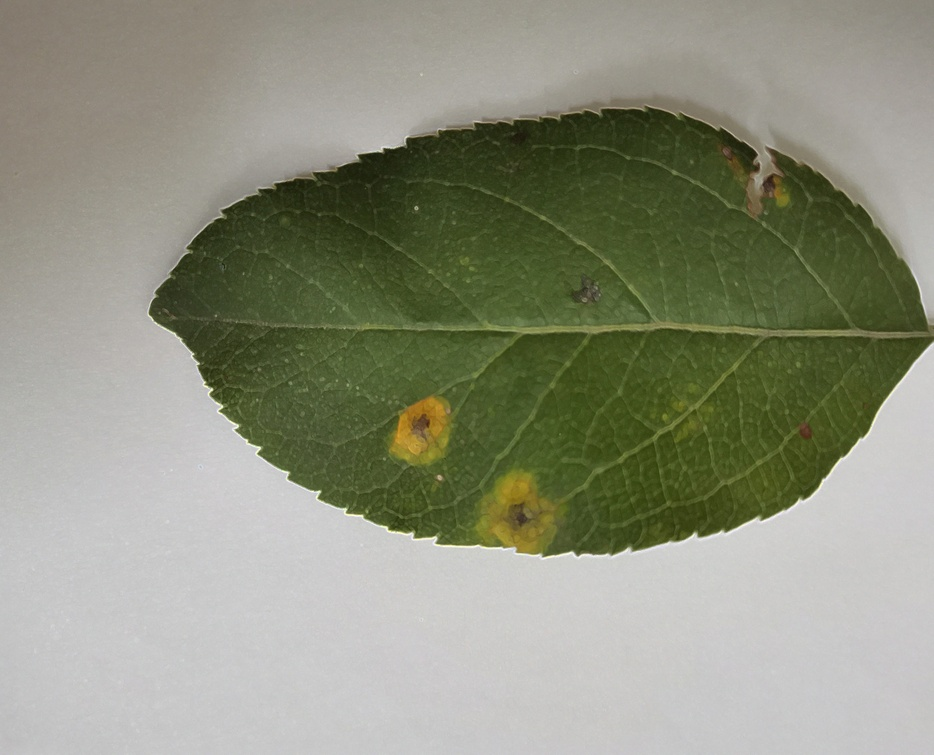
#> input picture sharpening/enhanced_img_sobel.jpg, 934 x 755 px, shrunk from 1899 x 1536 before the run
$ python ThresholdSegmentation.py   (older library calls are emulated)
#> lines starting #> are read from the running program, lines starting #| are printed output that depends on the picture; after the words box and inside, x2 and y2 are one past the last pixel; in counts of white or black regions, pixels touching at a corner belong together
import cv2
import numpy as np
from matplotlib import pyplot as plt
import os
# 创建文件夹
if not os.path.exists('ThresholdSegmentation'):
    os.makedirs('ThresholdSegmentation')
# 读取图像
img = cv2.imread('sharpening/enhanced_img_sobel.jpg')
#> img is the input picture: shape (755, 934, 3); mean B, G, R 126.6, 145.3, 142.7


# [41 lines left out: function THRESH_OTSU, not called in this run]

# THRESH_OTSU()

'''
双阈值法，分割效果不好，完整叶片无法分离
'''
# [46 lines left out: function DoubleThresholdSegmentation, not called in this run]


# DoubleThresholdSegmentation()

'''
多通道阈值分割并叠加，噪点开运算消除解决！效果较好，分离的叶片比较完整
'''
# 转换为HSV空间
hsv = cv2.cvtColor(img, cv2.COLOR_BGR2HSV)
#> hsv: shape (755, 934, 3); mean H, S, V 32.7, 56.4, 146.8
# 分离通道
h, s, v = cv2.split(hsv)
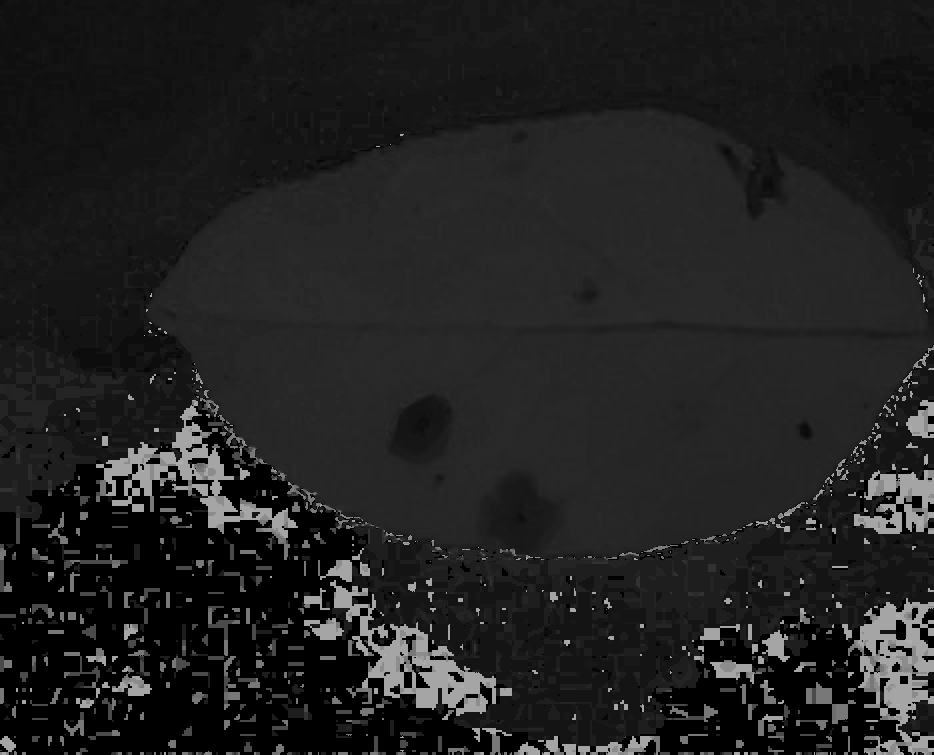
#> h: shape (755, 934); min 0, max 173, mean 32.7
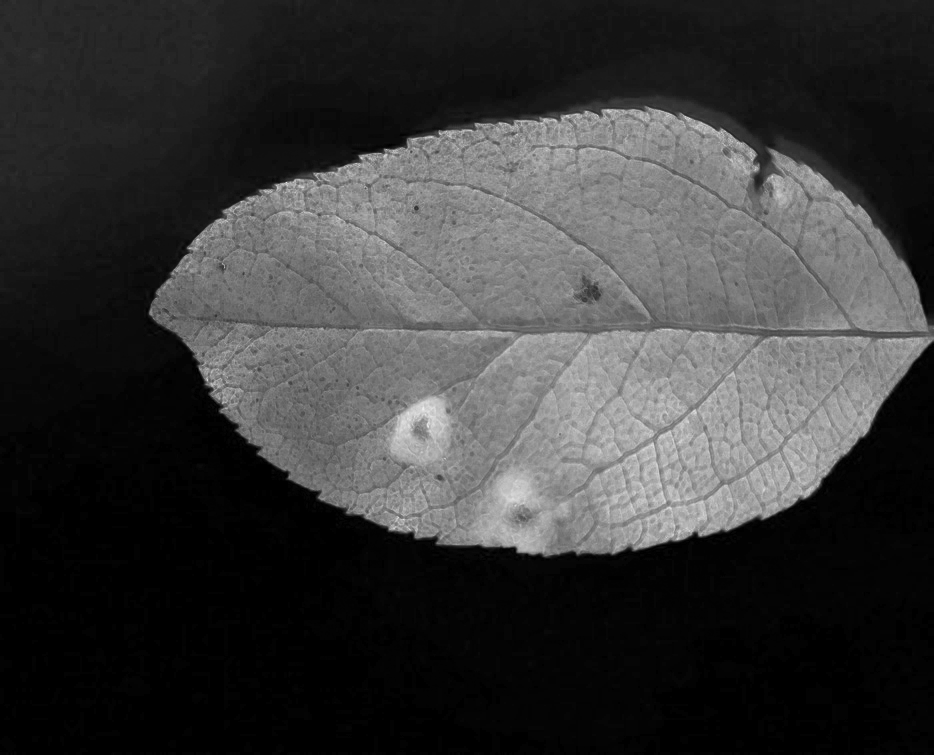
#> s: shape (755, 934); min 0, max 239, mean 56.4
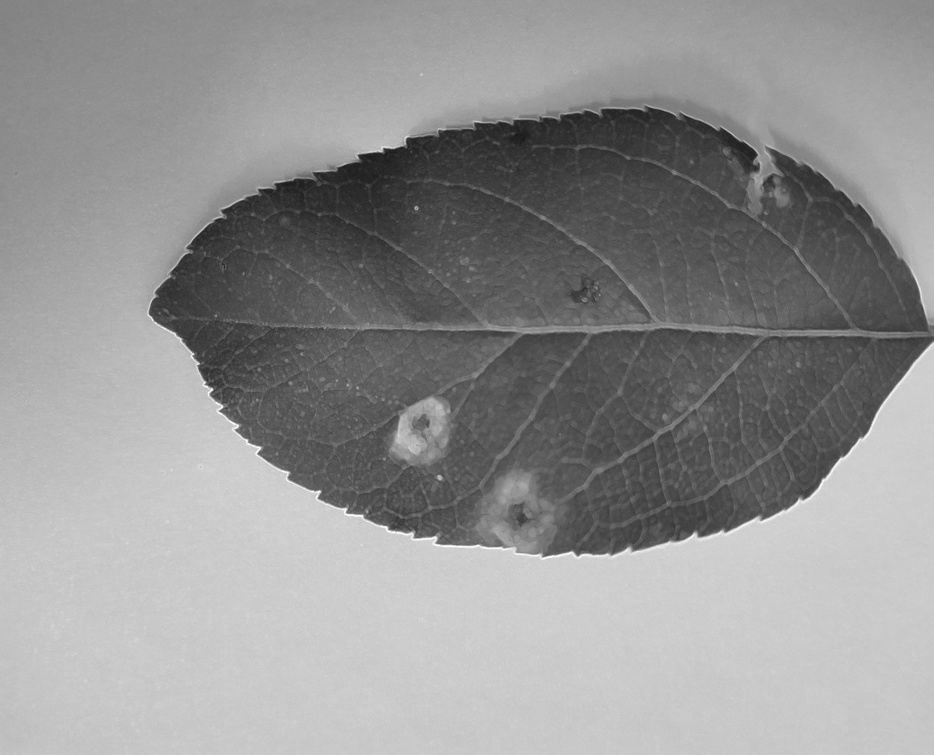
#> v: shape (755, 934); min 24, max 255, mean 146.8
r, g, b = cv2.split(img)
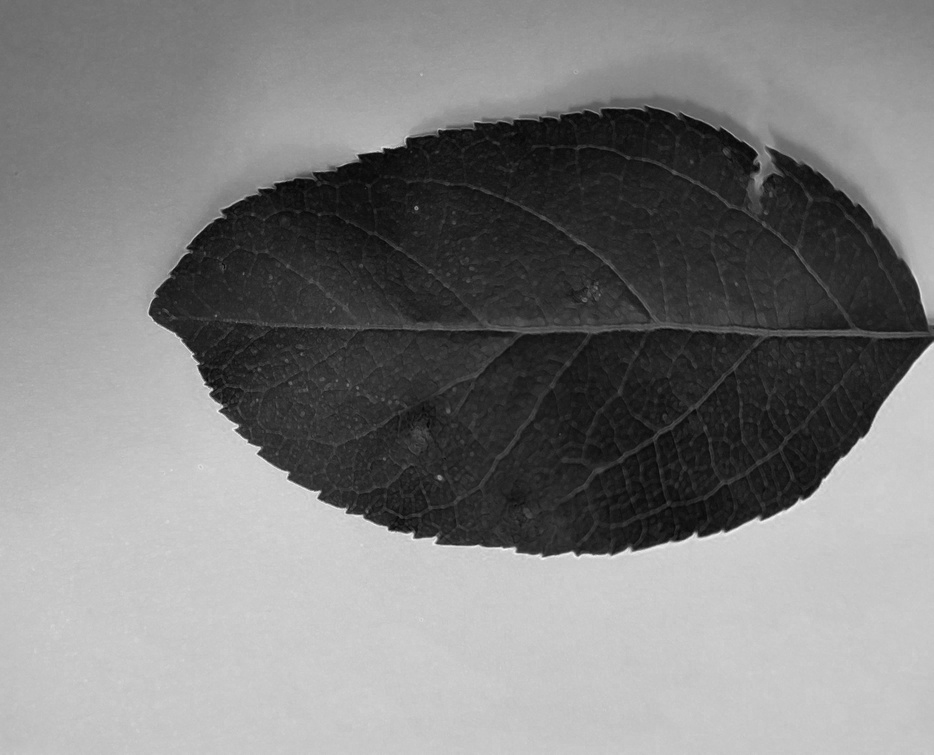
#> r: shape (755, 934); min 3, max 247, mean 126.6
otsu_thresh = cv2.THRESH_OTSU
_, s_th = cv2.threshold(s, 0, 255, otsu_thresh)
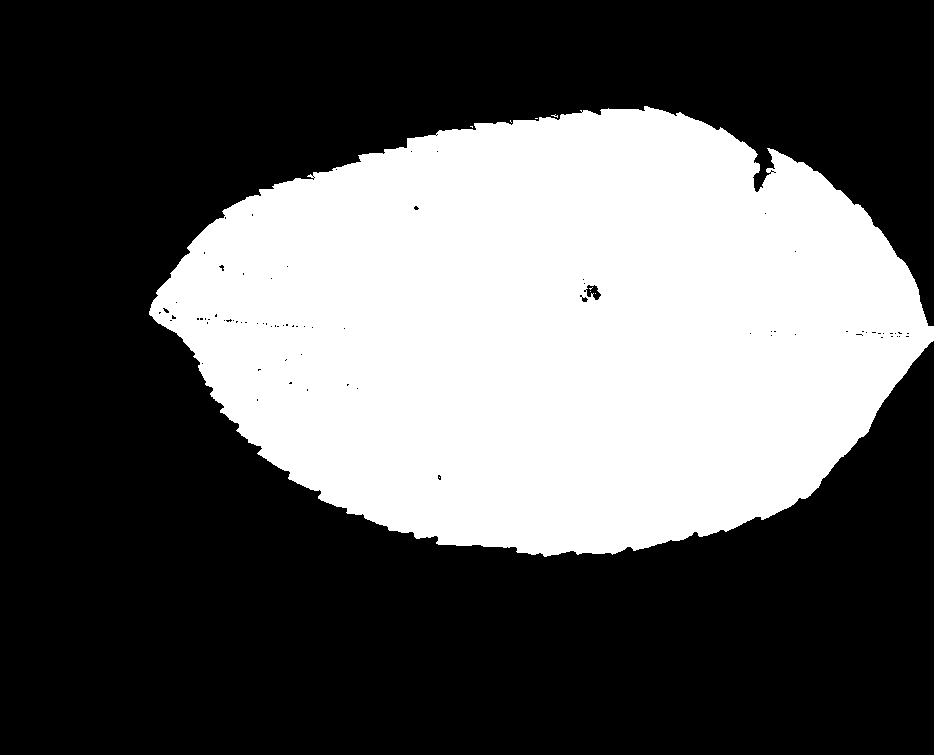
#> s_th: shape (755, 934); 36% white; 9 white regions (8 under 20 px), largest, box (x1, y1, x2, y2) and area: (149, 106, 934, 557) 253869
_, r_th = cv2.threshold(r, 0, 255, otsu_thresh)
#> r_th: shape (755, 934); 63.4% white; 43 black regions (42 under 20 px), largest, box (x1, y1, x2, y2) and area: (149, 96, 934, 557) 257628

# 取反
s_th = cv2.bitwise_not(s_th)
# 叠加
result = cv2.bitwise_or(r_th, s_th)
#> result: shape (755, 934); 64% white; 8 black regions (7 under 20 px), largest, box (x1, y1, x2, y2) and area: (149, 106, 934, 557) 253805
cv2.imwrite('ThresholdSegmentation/Origin.jpg', result)
# # 显示结果
# plt.imshow(result, cmap='gray')
# plt.axis('off')
# plt.show()
# 定义结构元素
kernel = cv2.getStructuringElement(cv2.MORPH_RECT, (9, 9))


# 显示二值化结果
fig, axes = plt.subplots(nrows=1, ncols=4, figsize=(12, 6))
axes[0].imshow(result, cmap='gray')
axes[0].axis('off')
axes[0].set_title('Origin')
# 进行开运算操作
result_open = cv2.morphologyEx(result, cv2.MORPH_OPEN, kernel)
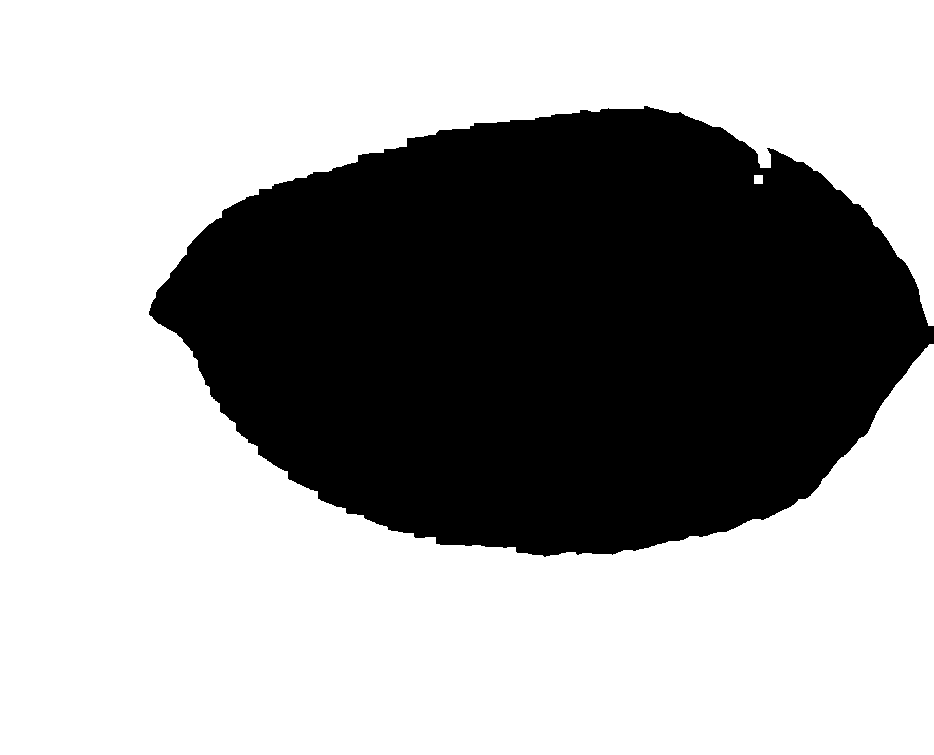
#> result_open: shape (755, 934); 63.9% white; 1 black region, box (x1, y1, x2, y2) and area: (149, 106, 934, 557) 254845
# 显示结果
axes[1].imshow(result_open, cmap='gray')
axes[1].axis('off')
axes[1].set_title('First Open operation')

# 进行闭运算操作
kernel = cv2.getStructuringElement(cv2.MORPH_ELLIPSE, (9, 9))
closed = cv2.morphologyEx(result_open, cv2.MORPH_CLOSE, kernel)
#> closed: shape (755, 934); 63.9% white; 1 black region, box (x1, y1, x2, y2) and area: (149, 107, 934, 556) 254673
cv2.imwrite('ThresholdSegmentation/SegmentationOperation.jpg', closed)
# 显示结果
axes[2].imshow(closed, cmap='gray')
axes[2].axis('off')
axes[2].set_title('Second Close operation')

'''
图像Mask进行分割
'''
Mask = cv2.bitwise_not(closed)
# 将mask三通道扩展为与img相同的通道数
MergeMask = cv2.merge([Mask, Mask, Mask])
# 将img与mask相乘，保留mask为255的像素，其他像素置为0
masked_img = cv2.bitwise_and(img, MergeMask)
cv2.imwrite('ThresholdSegmentation/LeafSegmentation.jpg', masked_img)
# 显示结果
axes[3].imshow(cv2.cvtColor(masked_img, cv2.COLOR_BGR2RGB))
axes[3].axis('off')
axes[3].set_title('Segmentation')
plt.tight_layout()
plt.show()
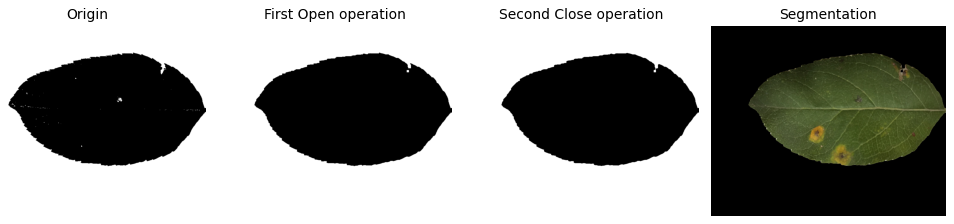
#> figure drawn by matplotlib, 4 panels

$ run again, with sharpening/all.png saved as sharpening/enhanced_img_sobel.jpg
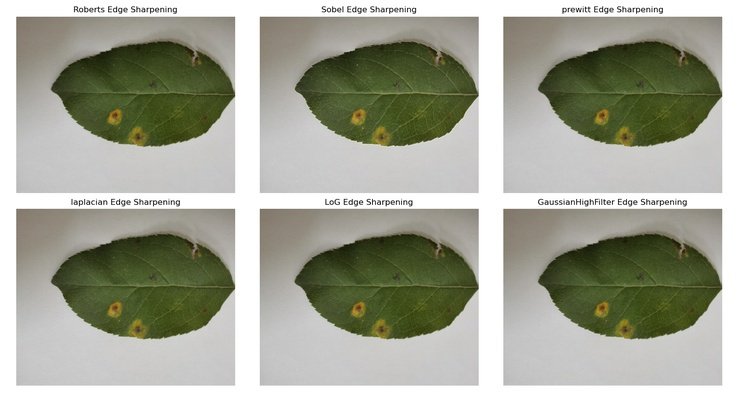
#> input picture sharpening/all.png, 738 x 393 px, shrunk from 1500 x 800 before the run
#> img is the input picture: shape (393, 738, 3); mean B, G, R 148.4, 163.5, 161.3
#> hsv: shape (393, 738, 3); mean H, S, V 23.8, 47.4, 164.6
#> `_, s_th = cv2.threshold(s, 0, 255, otsu_thresh)`:
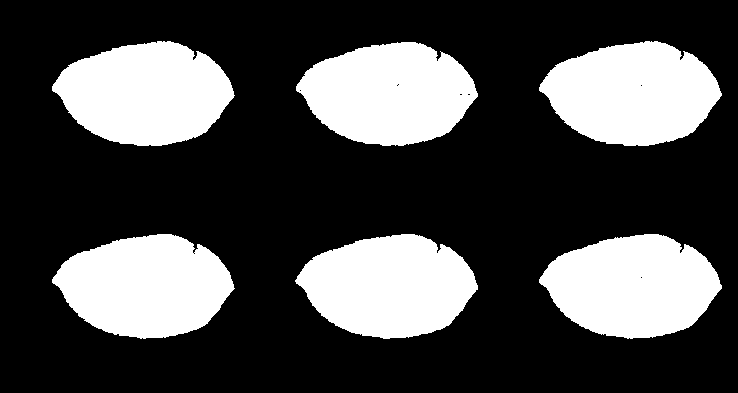
#> s_th: shape (393, 738); 28.8% white; 6 white regions, box (x1, y1, x2, y2) and area: (52, 41, 235, 146) 13979, (539, 41, 722, 146) 13964, (539, 234, 722, 339) 13935, (295, 234, 478, 339) 13928, (52, 234, 235, 339) 13900, (296, 42, 478, 146) 13804
#> r_th: shape (393, 738); 67.3% white; 259 black regions (247 under 20 px), largest, box (x1, y1, x2, y2) and area: (51, 38, 235, 147) 14533, (538, 230, 722, 339) 14509, (294, 230, 479, 339) 14495
#> result_open: shape (393, 738); 71.1% white; 6 black regions, box (x1, y1, x2, y2) and area: (52, 41, 235, 146) 14012, (539, 41, 722, 146) 14001, (539, 234, 722, 339) 13968, (295, 234, 478, 339) 13956, (52, 234, 235, 339) 13933, (296, 42, 478, 146) 13859
#> closed: shape (393, 738); 71.2% white; 6 black regions, box (x1, y1, x2, y2) and area: (52, 41, 234, 146) 13990, (539, 41, 721, 146) 13974, (539, 234, 721, 339) 13949, (296, 234, 478, 339) 13935, (52, 234, 234, 339) 13908, (296, 42, 478, 146) 13838
#> `plt.show()`:
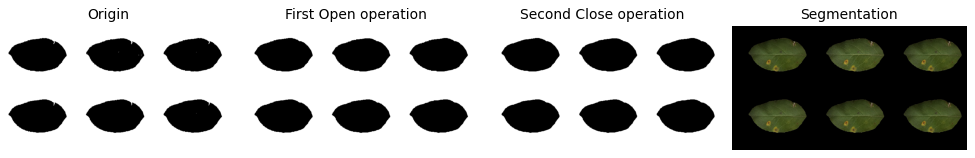
#> figure drawn by matplotlib, 4 panels
